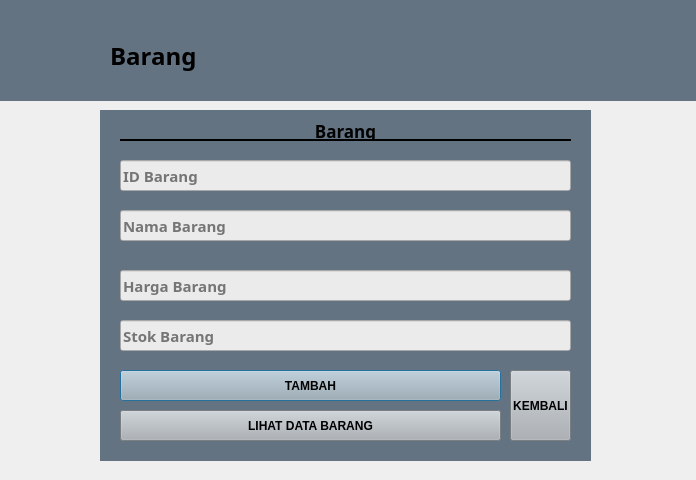
<?xml version="1.0" encoding="UTF-8"?>
<ui version="4.0">
 <class>Dialog</class>
 <widget class="QDialog" name="Dialog">
  <property name="geometry">
   <rect>
    <x>0</x>
    <y>0</y>
    <width>696</width>
    <height>480</height>
   </rect>
  </property>
  <property name="windowTitle">
   <string>Dialog</string>
  </property>
  <widget class="QLabel" name="label">
   <property name="geometry">
    <rect>
     <x>0</x>
     <y>0</y>
     <width>701</width>
     <height>101</height>
    </rect>
   </property>
   <property name="styleSheet">
    <string notr="true">background-color: #647381;</string>
   </property>
   <property name="text">
    <string/>
   </property>
  </widget>
  <widget class="QLabel" name="label_2">
   <property name="geometry">
    <rect>
     <x>0</x>
     <y>0</y>
     <width>111</width>
     <height>101</height>
    </rect>
   </property>
   <property name="styleSheet">
    <string notr="true">image: url(:/newPrefix/images__1_-removebg-preview.png);</string>
   </property>
   <property name="text">
    <string/>
   </property>
  </widget>
  <widget class="QLabel" name="label_3">
   <property name="geometry">
    <rect>
     <x>110</x>
     <y>40</y>
     <width>111</width>
     <height>31</height>
    </rect>
   </property>
   <property name="font">
    <font>
     <family>Myanmar Text</family>
     <pointsize>18</pointsize>
     <weight>75</weight>
     <bold>true</bold>
    </font>
   </property>
   <property name="text">
    <string>Barang</string>
   </property>
  </widget>
  <widget class="QLabel" name="label_4">
   <property name="geometry">
    <rect>
     <x>100</x>
     <y>110</y>
     <width>491</width>
     <height>351</height>
    </rect>
   </property>
   <property name="styleSheet">
    <string notr="true">background: #647381;</string>
   </property>
   <property name="text">
    <string/>
   </property>
  </widget>
  <widget class="QLabel" name="label_5">
   <property name="geometry">
    <rect>
     <x>300</x>
     <y>120</y>
     <width>91</width>
     <height>21</height>
    </rect>
   </property>
   <property name="font">
    <font>
     <family>Myanmar Text</family>
     <pointsize>13</pointsize>
     <weight>75</weight>
     <bold>true</bold>
    </font>
   </property>
   <property name="text">
    <string>Barang</string>
   </property>
   <property name="alignment">
    <set>Qt::AlignCenter</set>
   </property>
  </widget>
  <widget class="Line" name="line">
   <property name="geometry">
    <rect>
     <x>120</x>
     <y>130</y>
     <width>451</width>
     <height>20</height>
    </rect>
   </property>
   <property name="frameShadow">
    <enum>QFrame::Plain</enum>
   </property>
   <property name="lineWidth">
    <number>2</number>
   </property>
   <property name="orientation">
    <enum>Qt::Horizontal</enum>
   </property>
  </widget>
  <widget class="QLineEdit" name="lineEdit">
   <property name="geometry">
    <rect>
     <x>120</x>
     <y>160</y>
     <width>451</width>
     <height>31</height>
    </rect>
   </property>
   <property name="font">
    <font>
     <family>Myanmar Text</family>
     <pointsize>11</pointsize>
     <weight>75</weight>
     <bold>true</bold>
    </font>
   </property>
   <property name="styleSheet">
    <string notr="true">background: #EBEBEB;</string>
   </property>
   <property name="placeholderText">
    <string>ID Barang</string>
   </property>
  </widget>
  <widget class="QLineEdit" name="lineEdit_2">
   <property name="geometry">
    <rect>
     <x>120</x>
     <y>210</y>
     <width>451</width>
     <height>31</height>
    </rect>
   </property>
   <property name="font">
    <font>
     <family>Myanmar Text</family>
     <pointsize>11</pointsize>
     <weight>75</weight>
     <bold>true</bold>
    </font>
   </property>
   <property name="styleSheet">
    <string notr="true">background: #EBEBEB;</string>
   </property>
   <property name="placeholderText">
    <string>Nama Barang</string>
   </property>
  </widget>
  <widget class="QLineEdit" name="lineEdit_3">
   <property name="geometry">
    <rect>
     <x>120</x>
     <y>270</y>
     <width>451</width>
     <height>31</height>
    </rect>
   </property>
   <property name="font">
    <font>
     <family>Myanmar Text</family>
     <pointsize>11</pointsize>
     <weight>75</weight>
     <bold>true</bold>
    </font>
   </property>
   <property name="styleSheet">
    <string notr="true">background: #EBEBEB;</string>
   </property>
   <property name="placeholderText">
    <string>Harga Barang</string>
   </property>
  </widget>
  <widget class="QLineEdit" name="lineEdit_4">
   <property name="geometry">
    <rect>
     <x>120</x>
     <y>320</y>
     <width>451</width>
     <height>31</height>
    </rect>
   </property>
   <property name="font">
    <font>
     <family>Myanmar Text</family>
     <pointsize>11</pointsize>
     <weight>75</weight>
     <bold>true</bold>
    </font>
   </property>
   <property name="styleSheet">
    <string notr="true">background: #EBEBEB;</string>
   </property>
   <property name="placeholderText">
    <string>Stok Barang</string>
   </property>
  </widget>
  <widget class="QPushButton" name="PB_tambah">
   <property name="geometry">
    <rect>
     <x>120</x>
     <y>370</y>
     <width>381</width>
     <height>31</height>
    </rect>
   </property>
   <property name="font">
    <font>
     <weight>75</weight>
     <bold>true</bold>
    </font>
   </property>
   <property name="styleSheet">
    <string notr="true">background: #AAB0B6;
</string>
   </property>
   <property name="text">
    <string>TAMBAH</string>
   </property>
  </widget>
  <widget class="QPushButton" name="PB_dataBarang">
   <property name="geometry">
    <rect>
     <x>120</x>
     <y>410</y>
     <width>381</width>
     <height>31</height>
    </rect>
   </property>
   <property name="font">
    <font>
     <weight>75</weight>
     <bold>true</bold>
    </font>
   </property>
   <property name="styleSheet">
    <string notr="true">background: #AAB0B6;</string>
   </property>
   <property name="text">
    <string>LIHAT DATA BARANG</string>
   </property>
  </widget>
  <widget class="QPushButton" name="PB_kembali2">
   <property name="geometry">
    <rect>
     <x>510</x>
     <y>370</y>
     <width>61</width>
     <height>71</height>
    </rect>
   </property>
   <property name="font">
    <font>
     <weight>75</weight>
     <bold>true</bold>
    </font>
   </property>
   <property name="styleSheet">
    <string notr="true">background: #AAB0B6;</string>
   </property>
   <property name="text">
    <string>KEMBALI</string>
   </property>
  </widget>
 </widget>
 <resources>
  <include location="source.qrc"/>
 </resources>
 <connections/>
</ui>
